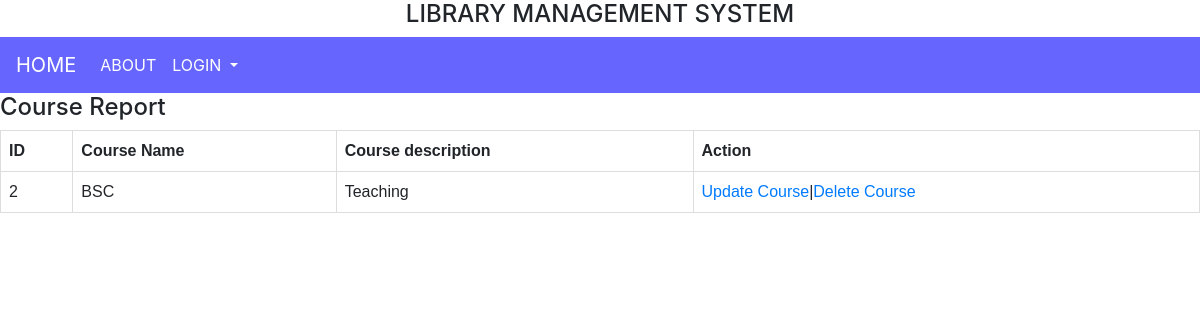
The page /basic/course_list/ on the database its author committed.
### appERP/models.py (models this page shows, shortened)
class Course(models.Model):
    course_name=models.CharField(max_length=200)
    course_description=models.CharField(max_length=200)

### appERP/views.py (the view)
# urls.py: path('course_list/', views.CourseListView.as_view(), name='course_list'),
class CourseListView(ListView):
    model = Course
    context_object_name = 'course_list'
    template_name = 'course_list.html'

### templates/course_list.html (shortened to what this page needs)
<!DOCTYPE html>
{% extends 'admin_basic_page.html' %}
{% block body_block %}
<head>
</head>
<body>
<h4>Course Report</h4>
<table>
  <tr>
      <th> ID </th>
    <th> Course Name </th>
    <th> Course description </th>
      <th>Action</th>
  </tr>
   {% for i in course_list %}
    <tr>
    <td>{{ i.id }}</td>
    <td>{{ i.course_name }}</td>
    <td>{{ i.course_description }}</td>
        <td> <a href="{% url 'appERP:course_update' pk=i.pk %}">Update Course</a>|<a href="{% url 'appERP:course_delete' pk=i.pk %}">Delete Course</a></td>
  </tr>
    {% endfor %}
</table>
</body>
{% endblock %}

### templates/course_list.html (style rules this page uses)
table { font-family: arial, sans-serif; border-collapse: collapse; width: 100%; }
td, th { border: 1px solid #dddddd; text-align: left; padding: 8px; }

### rows shown on the page
Course: id "2", course_name "BSC", course_description "Teaching"
